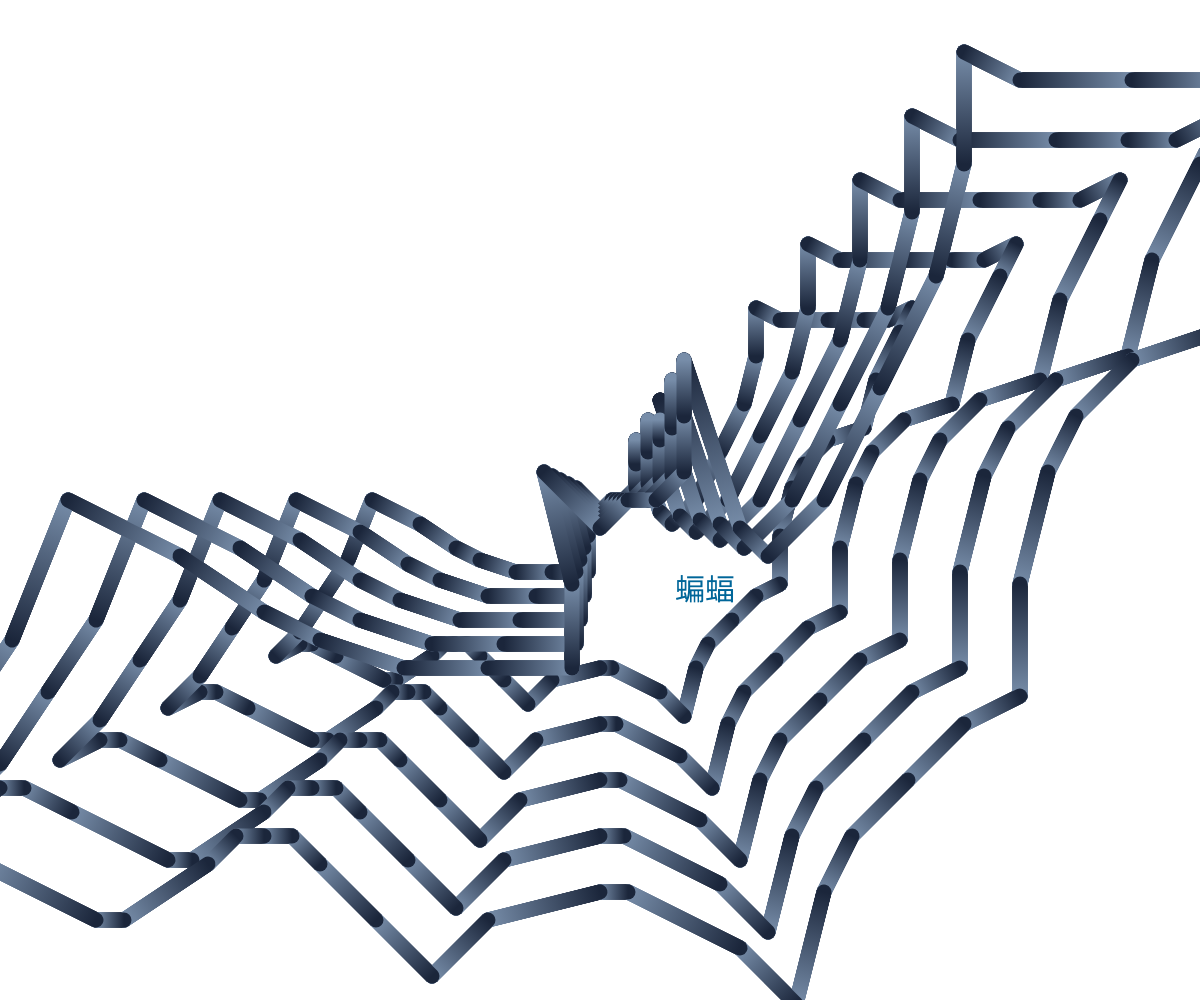
Frame 1 (no input)
Frame 60 (no input): identical to frame 1, image omitted
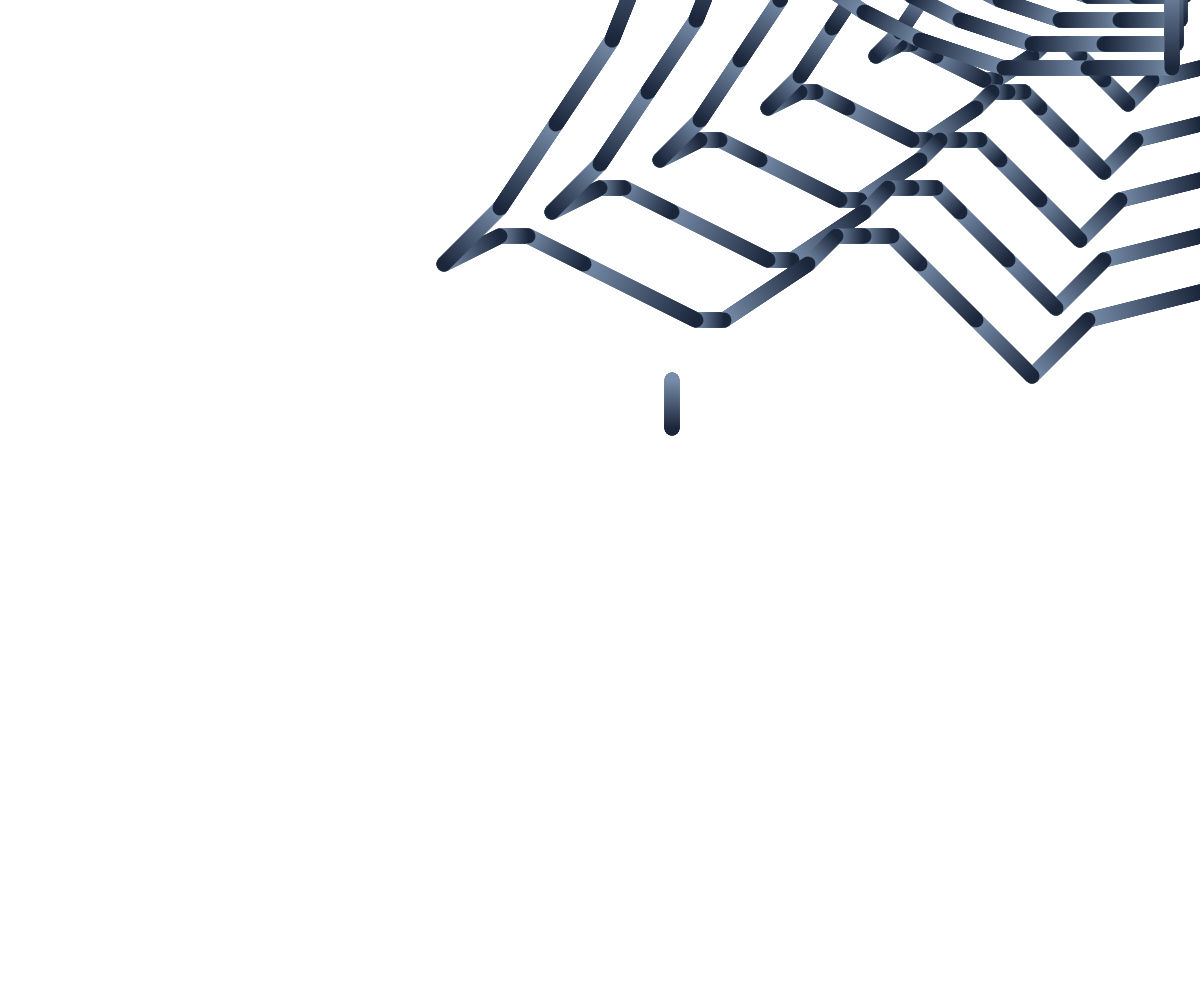
Frame 120 (the mouse pressed at the canvas centre since frame 60)

The p5.js sketch that drew these frames (run headless with seeded random() and noise() and a simulated clock; from frame 60 on, the mouse is pressed at the canvas centre):

// p5.js sketch
// ── sketch.js
let points1 = [[3, 5], [5, -1], [6, -2],[8,0],[10,4],[12,8],[13,12],[13,16],[15,15],[19,15],[22,15],[24,15],[26,16],[25,14],[23,10],[22,6],[19,5],[17,3],[16,1],[15,-3],[15,-7],[13,-8],[11,-10],[9,-12],[8,-14],[7,-18],[5,-16],[1,-14],[0,-14],[-4,-15],[-6,-17],[-8,-15],[-10,-13],[-11,-12],[-12,-12],[-13,-12],[-14,-13],[-17,-15],[-18,-15],[-22,-13],[-24,-12],[-25,-12],[-27,-13],[-25,-11],[-23,-8],[-21,-5],[-19,0],[-15,-2],[-12,-4],[-10,-5],[-7,-6],[-4,-6],[-1,-6],[-1,-3],[-2,1],[0,-1],[1,0],[2,0],[3,1],[3,3]]; //list資料，
let points2 = [[3, 5], [5, -1], [6, -2],[8,0],[10,4],[12,8],[13,12],[13,16],[15,15],[19,15],[22,15],[24,15],[26,16],[25,14],[23,10],[22,6],[19,5],[17,3],[16,1],[15,-3],[15,-7],[13,-8],[11,-10],[9,-12],[8,-14],[7,-18],[5,-16],[1,-14],[0,-14],[-4,-15],[-6,-17],[-8,-15],[-10,-13],[-11,-12],[-12,-12],[-13,-12],[-14,-13],[-17,-15],[-18,-15],[-22,-13],[-24,-12],[-25,-12],[-27,-13],[-25,-11],[-23,-8],[-21,-5],[-19,0],[-15,-2],[-12,-4],[-10,-5],[-7,-6],[-4,-6],[-1,-6],[-1,-3],[-2,1],[0,-1],[1,0],[2,0],[3,1],[3,3]];
let points3 = [[3, 5], [5, -1], [6, -2],[8,0],[10,4],[12,8],[13,12],[13,16],[15,15],[19,15],[22,15],[24,15],[26,16],[25,14],[23,10],[22,6],[19,5],[17,3],[16,1],[15,-3],[15,-7],[13,-8],[11,-10],[9,-12],[8,-14],[7,-18],[5,-16],[1,-14],[0,-14],[-4,-15],[-6,-17],[-8,-15],[-10,-13],[-11,-12],[-12,-12],[-13,-12],[-14,-13],[-17,-15],[-18,-15],[-22,-13],[-24,-12],[-25,-12],[-27,-13],[-25,-11],[-23,-8],[-21,-5],[-19,0],[-15,-2],[-12,-4],[-10,-5],[-7,-6],[-4,-6],[-1,-6],[-1,-3],[-2,1],[0,-1],[1,0],[2,0],[3,1],[3,3]];
let points4 = [[3, 5], [5, -1], [6, -2],[8,0],[10,4],[12,8],[13,12],[13,16],[15,15],[19,15],[22,15],[24,15],[26,16],[25,14],[23,10],[22,6],[19,5],[17,3],[16,1],[15,-3],[15,-7],[13,-8],[11,-10],[9,-12],[8,-14],[7,-18],[5,-16],[1,-14],[0,-14],[-4,-15],[-6,-17],[-8,-15],[-10,-13],[-11,-12],[-12,-12],[-13,-12],[-14,-13],[-17,-15],[-18,-15],[-22,-13],[-24,-12],[-25,-12],[-27,-13],[-25,-11],[-23,-8],[-21,-5],[-19,0],[-15,-2],[-12,-4],[-10,-5],[-7,-6],[-4,-6],[-1,-6],[-1,-3],[-2,1],[0,-1],[1,0],[2,0],[3,1],[3,3]];
let points5 = [[3, 5], [5, -1], [6, -2],[8,0],[10,4],[12,8],[13,12],[13,16],[15,15],[19,15],[22,15],[24,15],[26,16],[25,14],[23,10],[22,6],[19,5],[17,3],[16,1],[15,-3],[15,-7],[13,-8],[11,-10],[9,-12],[8,-14],[7,-18],[5,-16],[1,-14],[0,-14],[-4,-15],[-6,-17],[-8,-15],[-10,-13],[-11,-12],[-12,-12],[-13,-12],[-14,-13],[-17,-15],[-18,-15],[-22,-13],[-24,-12],[-25,-12],[-27,-13],[-25,-11],[-23,-8],[-21,-5],[-19,0],[-15,-2],[-12,-4],[-10,-5],[-7,-6],[-4,-6],[-1,-6],[-1,-3],[-2,1],[0,-1],[1,0],[2,0],[3,1],[3,3]];
let ctx
var k_num=1
var clr1 = '#1B263B'
var clr2 = '#778DA9'

function setup() {   //只會執行一次的函數
  createCanvas(windowWidth, windowHeight); //設定一個畫布，寬為整個視窗的寬度windowWidth，高度為整個視窗的高度windowHeight
	for (let i = 0; i < points1.length; i++) {
    for (let j = 0; j < points1[i].length; j++) {
      points1[i][j] = points1[i][j] * 12;
    }
  }
  for (let i = 0; i < points2.length; i++) {
    for (let j = 0; j < points2[i].length; j++) {
      points2[i][j] = points2[i][j] * 16;
    }
  }
  for (let i = 0; i < points3.length; i++) {
    for (let j = 0; j < points3[i].length; j++) {
      points3[i][j] = points3[i][j] * 20;
    }
  }
  for (let i = 0; i < points4.length; i++) {
    for (let j = 0; j < points4[i].length; j++) {
      points4[i][j] = points4[i][j] * 24;
    }
  }
  for (let i = 0; i < points5.length; i++) {
    for (let j = 0; j < points5[i].length; j++) {
      points5[i][j] = points5[i][j] * 28;
    }
  }
  ctx = canvas.getContext('2d');
	ctx.lineWidth = 15;
	ctx.lineCap = 'round'
}

function draw() {
  background(255);
  translate(width/2,height/2); //原本原點在左上角，利用這指令把原點放到視窗的中心
  textSize(30)  //文字大小
fill(0, 102, 153);  //設定顏色
text("蝙蝠",mouseX+75,100)  //顯示文字
  scale(1, -1);  //上下翻轉
	for(let k = 0; k <k_num ; k++){
   draw_line(points1[points1.length-1][0],points1[points1.length-1][1])*10
 }
 for(let k = 0; k <k_num ; k++){
  draw_line(points2[points2.length-1][0],points2[points2.length-1][1])*10
}
for(let k = 0; k <k_num ; k++){
  draw_line(points3[points3.length-1][0],points3[points3.length-1][1])*10
}
for(let k = 0; k <k_num ; k++){
  draw_line(points4[points4.length-1][0],points4[points4.length-1][1])*10
}
for(let k = 0; k <k_num ; k++){
  draw_line(points5[points5.length-1][0],points5[points5.length-1][1])*10
}
	
  }
function draw_line(){
	for (let i = 0; i < points1.length-1; i++) {
    gradientLine(ctx,points1[i][0]+mouseX, points1[i][1]+mouseX, points1[i+1][0]+mouseX, points1[i+1][1]+mouseX,clr1,clr2);
  }
gradientLine(ctx,points1[points1.length-1][0]+mouseX, points1[points1.length-1][1]+mouseX, points1[0][0]+mouseX, points1[0][1]+mouseX,clr1,clr2);//把最後一點與第一點的連線
 
	for (let i = 0; i < points2.length-1; i++) {
    gradientLine(ctx,points2[i][0]+mouseX, points2[i][1]+mouseX, points2[i+1][0]+mouseX, points2[i+1][1]+mouseX,clr1,clr2);
  }
  gradientLine(ctx,points2[points2.length-1][0]+mouseX, points2[points2.length-1][1]+mouseX, points2[0][0]+mouseX, points2[0][1]+mouseX,clr1,clr2);//把最後一點與第一點的連線}

  for (let i = 0; i < points3.length-1; i++) {
    gradientLine(ctx,points3[i][0]+mouseX, points3[i][1]+mouseX, points3[i+1][0]+mouseX, points3[i+1][1]+mouseX,clr1,clr2);
  }
  gradientLine(ctx,points3[points3.length-1][0]+mouseX, points3[points3.length-1][1]+mouseX, points3[0][0]+mouseX, points2[0][1]+mouseX,clr1,clr2);//把最後一點與第一點的連線}

  for (let i = 0; i < points4.length-1; i++) {
    gradientLine(ctx,points4[i][0]+mouseX, points4[i][1]+mouseX, points4[i+1][0]+mouseX, points4[i+1][1]+mouseX,clr1,clr2);
  }
  gradientLine(ctx,points4[points4.length-1][0], points4[points4.length-1][1], points4[0][0], points4[0][1],clr1,clr2);//把最後一點與第一點的連線}

  for (let i = 0; i < points5.length-1; i++) {
    gradientLine(ctx,points5[i][0]+mouseX, points5[i][1]+mouseX, points5[i+1][0]+mouseX, points5[i+1][1]+mouseX,clr1,clr2);
  }
  gradientLine(ctx,points5[points5.length-1][0]+mouseX, points5[points5.length-1][1]+mouseX, points5[0][0]+mouseX, points5[0][1]+mouseX,clr1,clr2);//把最後一點與第一點的連線}

}

function gradientLine(ctx, x1, y1, x2, y2, c1, c2) {
  const gradient = ctx.createLinearGradient(x1, y1, x2, y2);
  gradient.addColorStop(0, c1);
  gradient.addColorStop(1, c2);
  ctx.strokeStyle = gradient;

  ctx.beginPath();
  ctx.moveTo(x1, y1);
  ctx.lineTo(x2, y2);
  ctx.stroke();
}
